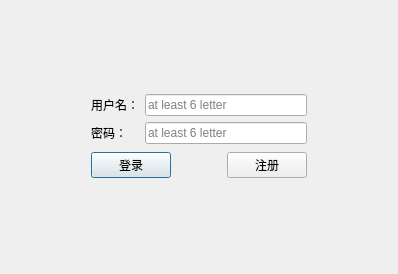
<?xml version="1.0" encoding="UTF-8"?>
<ui version="4.0">
 <class>Login</class>
 <widget class="QDialog" name="Login">
  <property name="windowTitle">
   <string>登录</string>
  </property>
  <widget class="QWidget" name="">
   <property name="geometry">
    <rect>
     <x>91</x>
     <y>92</y>
     <width>216</width>
     <height>90</height>
    </rect>
   </property>
   <layout class="QVBoxLayout" name="verticalLayout_3">
    <item>
     <layout class="QHBoxLayout" name="horizontalLayout">
      <item>
       <layout class="QVBoxLayout" name="verticalLayout_2">
        <item>
         <widget class="QLabel" name="label">
          <property name="text">
           <string>用户名：</string>
          </property>
         </widget>
        </item>
        <item>
         <widget class="QLabel" name="label_2">
          <property name="text">
           <string>密码：</string>
          </property>
         </widget>
        </item>
       </layout>
      </item>
      <item>
       <layout class="QVBoxLayout" name="verticalLayout">
        <item>
         <widget class="QLineEdit" name="lineEditUsername">
          <property name="maxLength">
           <number>16</number>
          </property>
          <property name="placeholderText">
           <string>at least 6 letter</string>
          </property>
         </widget>
        </item>
        <item>
         <widget class="QLineEdit" name="lineEditPassword">
          <property name="maxLength">
           <number>16</number>
          </property>
          <property name="echoMode">
           <enum>QLineEdit::Password</enum>
          </property>
          <property name="placeholderText">
           <string>at least 6 letter</string>
          </property>
         </widget>
        </item>
       </layout>
      </item>
     </layout>
    </item>
    <item>
     <layout class="QHBoxLayout" name="horizontalLayout_3">
      <item>
       <widget class="QPushButton" name="pushButtonLogin">
        <property name="text">
         <string>登录</string>
        </property>
       </widget>
      </item>
      <item>
       <spacer name="horizontalSpacer">
        <property name="orientation">
         <enum>Qt::Horizontal</enum>
        </property>
        <property name="sizeHint" stdset="0">
         <size>
          <width>40</width>
          <height>20</height>
         </size>
        </property>
       </spacer>
      </item>
      <item>
       <widget class="QPushButton" name="pushButtonRegister">
        <property name="text">
         <string>注册</string>
        </property>
       </widget>
      </item>
     </layout>
    </item>
   </layout>
  </widget>
 </widget>
 <resources/>
 <connections/>
</ui>
